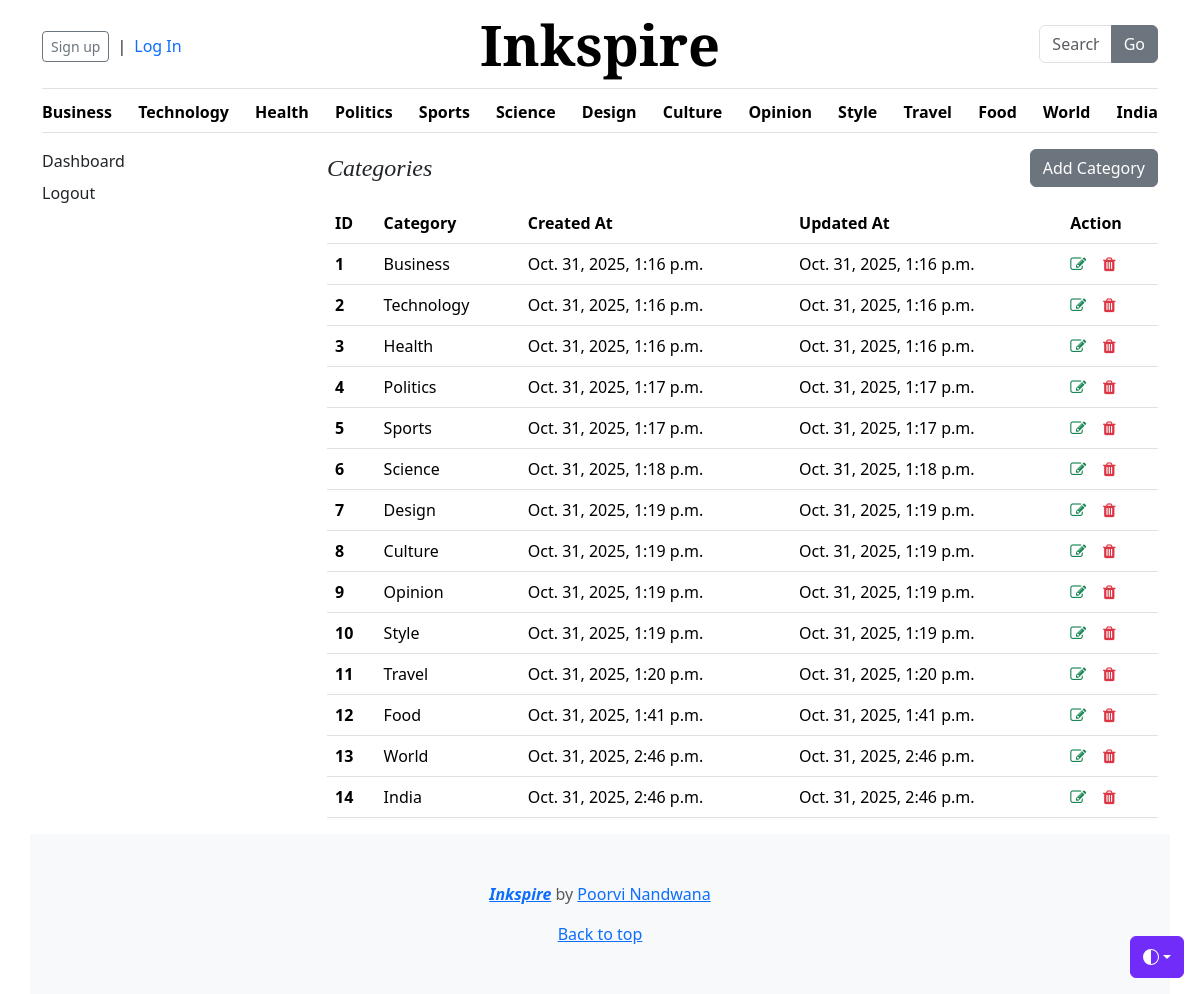
/dashboard/categories/, run on the app's committed database.
### BlogApp/models.py (models this page shows, shortened)
class Category (models.Model):
    category_name = models.CharField(max_length=50, unique=True)
    created_at = models.DateTimeField(auto_now_add = True)
    updated_at = models.DateTimeField(auto_now_add= True)
    class Meta:
        verbose_name_plural = 'Categories'

### dashboards/views.py (the view)
# urls.py: path('categories/', views.categories, name='categories'),
def categories(request):
    categories = Category.objects.all()
    context = {
        'categories': categories,
    }
    return render(request, 'dashboards/categories.html', context)

### BlogApp/context_processors.py (called while the page is built)
def get_categories(request):
    categories = Category.objects.all()
    return dict(categories = categories)

### templates/dashboards/categories.html (shortened to what this page needs)
{% extends "base/base.html" %}
{% block content %}
<div class="container">
    <div class="row">
       <div class="col-md-3">
            <div class="d-flex flex-column" aria-orientation="vertical" >
                <a href="{% url 'dashboard' %}" class="nav-link text-body mb-2 {% if '/dashboard/' == request.path %}bg-secondary{% endif %}">Dashboard</a>
                <a href="{% url 'logout' %}" class="nav-link text-body">Logout</a>
            </div>
         </div>
       <div class="col-md-9">
            <div class="d-flex justify-content-between align-items-center mb-3">
                <h4 class="m-0">Categories</h4>
                <a href="{% url 'add_categories' %}" class="btn btn-secondary">Add Category</a>
            </div>
            <table class="table table-hover">
            <thead>
              <tr>
                <th>ID</th>
                <th>Category</th>
                <th>Created At</th>
                <th>Updated At</th>
                <th>Action</th>
              </tr>
            </thead>
            <tbody>
              <tr>
                  {% for category in categories %}
                <th>{{forloop.counter}}</th>
                <td>{{ category.category_name }}</td>
                <td>{{ category.created_at }}</td>
                <td>{{ category.updated_at }}</td>
                <td>
                  <a href="{% url 'edit_categories' category.id%}"><i class="fa fa-edit text-success"></i></a> &nbsp;&nbsp;
                  <a href="{% url 'delete_categories' category.id %}"><i class="fa fa-trash text-danger"></i></a>
              </td>
              </tr>
              {% endfor %}
            </tbody>
          </table>
</div>
{% endblock %}

### templates/base/header.html (shortened to what this page needs)
{% load static %}
<!doctype html>
<html lang="en" data-bs-theme="auto">
  <head>
    <link rel="stylesheet" href="https://cdnjs.cloudflare.com/ajax/libs/font-awesome/4.7.0/css/font-awesome.min.css">
    <link
      href="https://cdn.jsdelivr.net/npm/bootstrap@5.3.8/dist/css/bootstrap.min.css"
      rel="stylesheet"
    />
    <link href="{% static 'css/blog.css' %}" rel="stylesheet" />
    <link href="https://cdn.jsdelivr.net/npm/bootstrap@5.3.3/dist/css/bootstrap.min.css" rel="stylesheet">
  </head>
  <body>
    <div class="dropdown position-fixed bottom-0 end-0 mb-3 me-3 bd-mode-toggle">
      <button class="btn btn-bd-secondary py-2 dropdown-toggle d-flex align-items-center" id="bd-theme" type="button" aria-expanded="false" data-bs-toggle="dropdown" aria-label="Toggle theme (auto)">
        <svg class="bi my-1 theme-icon-active" aria-hidden="true">
          <use href="#circle-half"></use>
        </svg>
      </button>
    </div>
    <div class="container">
      <header class="border-bottom lh-1 py-3">
        <div class="row flex-nowrap justify-content-between align-items-center">
    <div class="col-4 pt-1 d-flex align-items-center">
    {% if not user.is_authenticated %}
    <a class="btn btn-sm btn-outline-secondary" href="{% url 'register' %}">Sign up</a>
    <span class="mx-2">|</span>
    <a class="text-decoration-none" href="{% url 'login' %}">Log In</a>
    {% else %}
    <span class="me-3"><a href="{% url 'dashboard' %}" class="btn btn-secondary">{{ user.first_name|default:user.username }}'s Dashboard</a></span>
      <span><a href="{% url 'logout' %}">Log Out</a></span>
    {% endif %}
    </div>
          <div class="col-4 text-center">
            <a class="blog-header-logo text-body-emphasis text-decoration-none" href="/">Inkspire</a>
          </div>
          <div class="col-4 d-flex justify-content-end align-items-center">
            <div class="col-4">
              <form action={% url 'search' %} method="GET">
                <div class="input-group">
                  <input class="form-control" name="keyword" type="text" placeholder="Search">
                  <button class="btn btn-secondary" id="button-search" type="submit">Go</button>
                </div>
              </form>
            </div>
        </div>
      </header>
      <div class="nav-scroller py-1 mb-3 border-bottom">
        <nav class="nav nav-underline justify-content-between">
          {% for cat in categories %}
          <a class="nav-item nav-link link-body-emphasis active" href="{% url 'posts_by_category' cat.id %}">{{cat.category_name}}</a>
          {% endfor %}
        </nav>
</div>
    </div>

### static/css/blog.css (style rules this page uses)
.blog-header-logo, .display-4 { font-family: "Playfair Display", Georgia, "Times New Roman", serif !important; font-weight: 900 !important; font-size: 3.5rem !important; }
h1, h2, h3, h4, h5, h6 { font-family: Amiri, Georgia, "Times New Roman", serif; font-style: italic; }

### templates/base/header.html (style rules this page uses)
.bi { vertical-align: -0.125em; fill: currentColor; }
.nav-scroller { position: relative; z-index: 2; height: 2.75rem; overflow-y: hidden; }
.nav-scroller .nav { display: flex; flex-wrap: nowrap; padding-bottom: 1rem; margin-top: -1px; overflow-x: auto; text-align: center; white-space: nowrap; -webkit-overflow-scrolling: touch; }
.btn-bd-secondary { --bd-violet-bg: #712cf9; --bd-violet-rgb: 112.520718, 44.062154, 249.437846; --bs-btn-font-weight: 600; --bs-btn-color: var(--bs-white); --bs-btn-bg: var(--bd-violet-bg); --bs-btn-border-color: var(--bd-violet-bg); --bs-btn-hover-color: var(--bs-white); --bs-btn-hover-bg: #6528e0; --bs-btn-hover-border-color: #6528e0; --bs-btn-focus-shadow-rgb: var(--bd-violet-rgb); --bs-btn-active-color: var(--bs-btn-hover-color); --bs-btn-active-bg: #5a23c8; --bs-btn-active-border-color: #5a23c8; }
.bd-mode-toggle { z-index: 1500; }
.bd-mode-toggle .bi { width: 1em; height: 1em; }

### data on the page
Category: category_name "Business", created_at "Oct. 31, 2025, 1:16 p.m.", updated_at "Oct. 31, 2025, 1:16 p.m."
Category: category_name "Technology", created_at "Oct. 31, 2025, 1:16 p.m.", updated_at "Oct. 31, 2025, 1:16 p.m."
Category: category_name "Health", created_at "Oct. 31, 2025, 1:16 p.m.", updated_at "Oct. 31, 2025, 1:16 p.m."
Category: category_name "Politics", created_at "Oct. 31, 2025, 1:17 p.m.", updated_at "Oct. 31, 2025, 1:17 p.m."
Category: category_name "Sports", created_at "Oct. 31, 2025, 1:17 p.m.", updated_at "Oct. 31, 2025, 1:17 p.m."
Category: category_name "Science", created_at "Oct. 31, 2025, 1:18 p.m.", updated_at "Oct. 31, 2025, 1:18 p.m."
Category: category_name "Design", created_at "Oct. 31, 2025, 1:19 p.m.", updated_at "Oct. 31, 2025, 1:19 p.m."
Category: category_name "Culture", created_at "Oct. 31, 2025, 1:19 p.m.", updated_at "Oct. 31, 2025, 1:19 p.m."
Category: category_name "Opinion", created_at "Oct. 31, 2025, 1:19 p.m.", updated_at "Oct. 31, 2025, 1:19 p.m."
Category: category_name "Style", created_at "Oct. 31, 2025, 1:19 p.m.", updated_at "Oct. 31, 2025, 1:19 p.m."
Category: category_name "Travel", created_at "Oct. 31, 2025, 1:20 p.m.", updated_at "Oct. 31, 2025, 1:20 p.m."
Category: category_name "Food", created_at "Oct. 31, 2025, 1:41 p.m.", updated_at "Oct. 31, 2025, 1:41 p.m."
Category: category_name "World", created_at "Oct. 31, 2025, 2:46 p.m.", updated_at "Oct. 31, 2025, 2:46 p.m."
Category: category_name "India", created_at "Oct. 31, 2025, 2:46 p.m.", updated_at "Oct. 31, 2025, 2:46 p.m."
